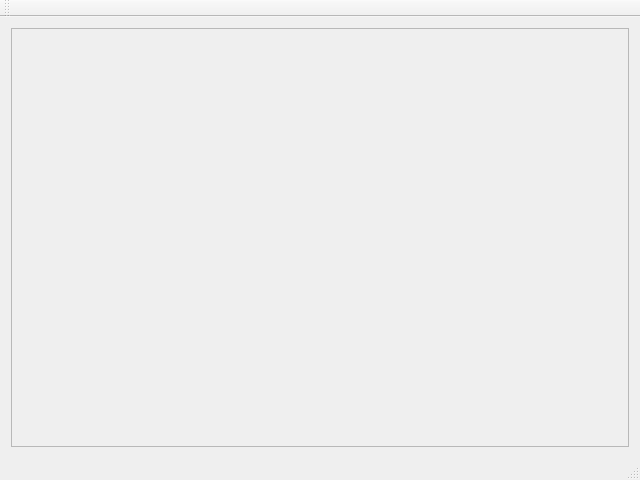
<?xml version="1.0" encoding="UTF-8"?>
<ui version="4.0">
 <class>MainWindow</class>
 <widget class="QMainWindow" name="MainWindow">
  <property name="geometry">
   <rect>
    <x>0</x>
    <y>0</y>
    <width>640</width>
    <height>480</height>
   </rect>
  </property>
  <property name="minimumSize">
   <size>
    <width>400</width>
    <height>240</height>
   </size>
  </property>
  <property name="maximumSize">
   <size>
    <width>1920</width>
    <height>1200</height>
   </size>
  </property>
  <property name="windowTitle">
   <string>MainWindow</string>
  </property>
  <widget class="QWidget" name="widget">
   <property name="enabled">
    <bool>true</bool>
   </property>
   <property name="minimumSize">
    <size>
     <width>400</width>
     <height>240</height>
    </size>
   </property>
   <property name="maximumSize">
    <size>
     <width>1920</width>
     <height>1200</height>
    </size>
   </property>
   <property name="mouseTracking">
    <bool>false</bool>
   </property>
   <layout class="QVBoxLayout" name="verticalLayout">
    <item>
     <widget class="QScrollArea" name="scrollArea">
      <property name="widgetResizable">
       <bool>true</bool>
      </property>
      <widget class="Grid" name="grid">
       <property name="enabled">
        <bool>true</bool>
       </property>
       <property name="geometry">
        <rect>
         <x>0</x>
         <y>0</y>
         <width>614</width>
         <height>398</height>
        </rect>
       </property>
      </widget>
     </widget>
    </item>
   </layout>
  </widget>
  <widget class="QMenuBar" name="menuBar">
   <property name="geometry">
    <rect>
     <x>0</x>
     <y>0</y>
     <width>640</width>
     <height>22</height>
    </rect>
   </property>
  </widget>
  <widget class="QToolBar" name="mainToolBar">
   <attribute name="toolBarArea">
    <enum>TopToolBarArea</enum>
   </attribute>
   <attribute name="toolBarBreak">
    <bool>false</bool>
   </attribute>
  </widget>
  <widget class="QStatusBar" name="statusBar"/>
 </widget>
 <layoutdefault spacing="6" margin="11"/>
 <customwidgets>
  <customwidget>
   <class>Grid</class>
   <extends>QFrame</extends>
   <header>grid.h</header>
   <container>1</container>
  </customwidget>
 </customwidgets>
 <resources/>
 <connections/>
</ui>
